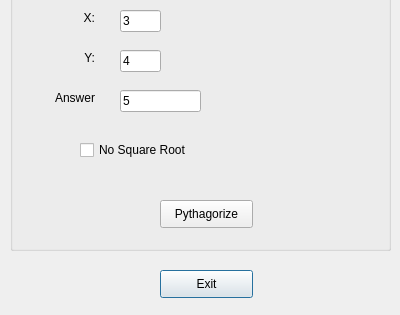
<?xml version="1.0" encoding="UTF-8"?>
<ui version="4.0">
 <class>Dialog</class>
 <widget class="QDialog" name="Dialog">
  <property name="geometry">
   <rect>
    <x>0</x>
    <y>0</y>
    <width>400</width>
    <height>315</height>
   </rect>
  </property>
  <property name="windowTitle">
   <string>QT Demo 1</string>
  </property>
  <widget class="QPushButton" name="pushButton_Exit">
   <property name="geometry">
    <rect>
     <x>160</x>
     <y>270</y>
     <width>93</width>
     <height>28</height>
    </rect>
   </property>
   <property name="text">
    <string>Exit</string>
   </property>
  </widget>
  <widget class="QGroupBox" name="groupBox">
   <property name="geometry">
    <rect>
     <x>10</x>
     <y>-30</y>
     <width>381</width>
     <height>281</height>
    </rect>
   </property>
   <property name="title">
    <string>Input</string>
   </property>
   <widget class="QLineEdit" name="lineEdit_y">
    <property name="geometry">
     <rect>
      <x>110</x>
      <y>80</y>
      <width>41</width>
      <height>22</height>
     </rect>
    </property>
    <property name="text">
     <string>4</string>
    </property>
   </widget>
   <widget class="QLabel" name="label">
    <property name="geometry">
     <rect>
      <x>30</x>
      <y>40</y>
      <width>55</width>
      <height>16</height>
     </rect>
    </property>
    <property name="text">
     <string>X:</string>
    </property>
    <property name="alignment">
     <set>Qt::AlignRight|Qt::AlignTrailing|Qt::AlignVCenter</set>
    </property>
   </widget>
   <widget class="QPushButton" name="pushButton_Pythagorize">
    <property name="geometry">
     <rect>
      <x>150</x>
      <y>230</y>
      <width>93</width>
      <height>28</height>
     </rect>
    </property>
    <property name="text">
     <string>Pythagorize</string>
    </property>
   </widget>
   <widget class="QLineEdit" name="lineEdit_x">
    <property name="geometry">
     <rect>
      <x>110</x>
      <y>40</y>
      <width>41</width>
      <height>22</height>
     </rect>
    </property>
    <property name="text">
     <string>3</string>
    </property>
   </widget>
   <widget class="QLabel" name="label_2">
    <property name="geometry">
     <rect>
      <x>30</x>
      <y>80</y>
      <width>55</width>
      <height>16</height>
     </rect>
    </property>
    <property name="text">
     <string>Y:</string>
    </property>
    <property name="alignment">
     <set>Qt::AlignRight|Qt::AlignTrailing|Qt::AlignVCenter</set>
    </property>
   </widget>
   <widget class="QCheckBox" name="checkBox_NoSqrt">
    <property name="geometry">
     <rect>
      <x>70</x>
      <y>170</y>
      <width>121</width>
      <height>20</height>
     </rect>
    </property>
    <property name="text">
     <string>No Square Root</string>
    </property>
   </widget>
   <widget class="QLineEdit" name="lineEdit_Answer">
    <property name="geometry">
     <rect>
      <x>110</x>
      <y>120</y>
      <width>81</width>
      <height>22</height>
     </rect>
    </property>
    <property name="text">
     <string>5</string>
    </property>
   </widget>
   <widget class="QLabel" name="label_3">
    <property name="geometry">
     <rect>
      <x>30</x>
      <y>120</y>
      <width>55</width>
      <height>16</height>
     </rect>
    </property>
    <property name="text">
     <string>Answer</string>
    </property>
    <property name="alignment">
     <set>Qt::AlignRight|Qt::AlignTrailing|Qt::AlignVCenter</set>
    </property>
   </widget>
  </widget>
 </widget>
 <resources/>
 <connections/>
</ui>
